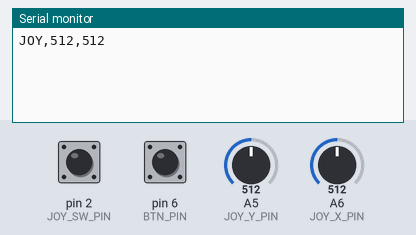
Simulated run of this sketch. Board: Arduino Nano, built with avr-gcc and run on an emulated ATmega328P. On the bench: the last lines printed to the serial monitor. The inputs (shaded band) are chosen by the test bench; at power-on: pin 2 (JOY_SW_PIN) HIGH, pin 6 (BTN_PIN) HIGH, A5 (JOY_Y_PIN) = 512, A6 (JOY_X_PIN) = 512.

Above: at 1.2 s.
1.3 s: pin 2 (JOY_SW_PIN) pulled LOW for 0.15 s
At 1.8 s:
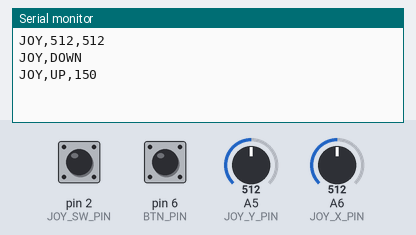
2.9 s: pin 6 (BTN_PIN) pulled LOW for 0.15 s
At 4.2 s:
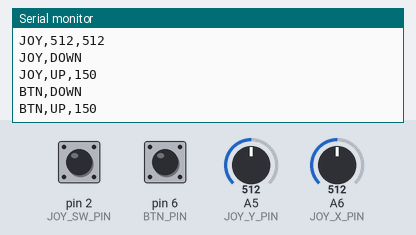
4.5 s: pin 6 (BTN_PIN) pulled LOW for 1 s
At 4.68 s:
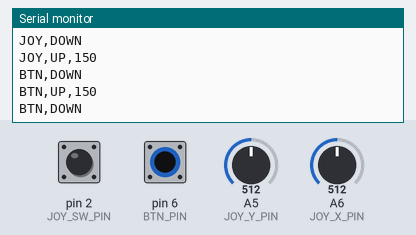
7.0 s: A5 (JOY_Y_PIN) set to 716
At 8.2 s:
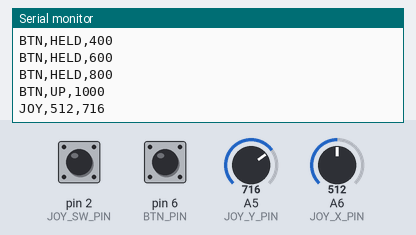
8.5 s: A6 (JOY_X_PIN) set to 716
At 9.3 s:
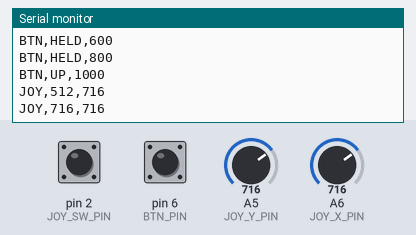
10.0 s: pin 2 (JOY_SW_PIN) pulled LOW for 1 s
At 10.8 s:
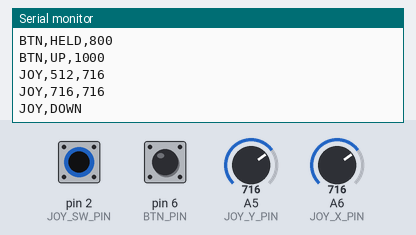
Timing chart, 0 to 13.0 s (numbered marks = the images above; inputs shaded):
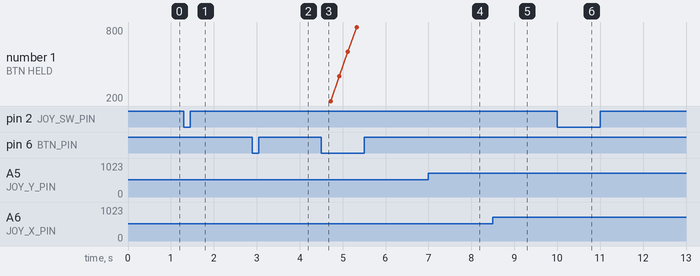

Measured:
- after the input at 1.3 s, the serial monitor: prints a new line at once (image 1)
- after the input at 2.9 s, the serial monitor: prints a new line at once (image 2)
- after the input at 7.0 s, the serial monitor: prints a new line at once (image 4)
- after the input at 8.5 s, the serial monitor: prints a new line at once (image 5)
- after the input at 10.0 s, the serial monitor: prints a new line at once (image 6)

The sketch:

sketch_game_jul15a.ino
```cpp
/* такой джойстик — это по сути два потенциометра по оси X-Y + кнопка
СМОТРИТЕ ВНИМАТЕЛЬНО на реальную маркировку пинов у реального джойстика
(VX = HORZ / VY = VERT)
они могут отличаться по порядку и расположению от картинки тут
*/


const uint8_t JOY_X_PIN = A6;
const uint8_t JOY_Y_PIN = A5;
const uint8_t JOY_SW_PIN = 2;

const unsigned long JOY_INTERVAL_MS = 30;   // axis update rate (~33 Hz)
const int JOY_THRESHOLD = 8;                // deadzone against jitter/drift

int joyLastX = -1000, joyLastY = -1000;
unsigned long joyLastEmit = 0;

const unsigned long JOY_DEBOUNCE_MS = 25;
int joySwLastReading = HIGH;
int joySwStable = HIGH;
unsigned long joySwLastChange = 0;
unsigned long joySwPressStart = 0;


const uint8_t BTN_PIN = 6; // пин D6 (можно любой D пин)

// кнопка физически при нажатии дребезжит
// и замыкание контакта происходит несколько раз
// чтобы избежать двойных или тройных нажатий за раз
// делают дебаунс — нажали и после первого контакта
// делаем таймаут на 25 милисек

const unsigned long DEBOUNCE_MS = 25;
const unsigned long HELD_REPEAT_MS = 200;

int lastReading = HIGH;
int stableState = HIGH;
// для фиксирования времени удержания (HELD)
unsigned long lastChangeTime = 0;
unsigned long pressStart = 0;
unsigned long lastHeldEmit = 0;

void setup() {
    Serial.begin(115200);
    pinMode(JOY_SW_PIN, INPUT_PULLUP);
    pinMode(BTN_PIN, INPUT_PULLUP);
}

void read_simple_button()
{
  int reading = digitalRead(BTN_PIN);
  if (reading != lastReading) {
    lastChangeTime = millis();
    lastReading = reading;
  }

  if ((millis() - lastChangeTime) > DEBOUNCE_MS) {
    if (reading != stableState) {
      stableState = reading;
      if (stableState == LOW) {
        pressStart = millis();
        lastHeldEmit = pressStart;
        Serial.println("BTN,DOWN");
      } else {
        Serial.print("BTN,UP,");
        Serial.println(millis() - pressStart);
      }
    }
  }

  if (stableState == LOW) {
    if (millis() - lastHeldEmit >= HELD_REPEAT_MS) {
      lastHeldEmit = millis();
      Serial.print("BTN,HELD,");
      Serial.println(millis() - pressStart);
    }
  }
}


void read_joystick()
{
  // ---- axes: throttle + threshold ----
  if (millis() - joyLastEmit >= JOY_INTERVAL_MS) {
    int x = analogRead(JOY_X_PIN);
    int y = analogRead(JOY_Y_PIN);

    // emit if either axis moved beyond threshold
    if (abs(x - joyLastX) >= JOY_THRESHOLD ||
        abs(y - joyLastY) >= JOY_THRESHOLD) {
      joyLastX = x;
      joyLastY = y;
      joyLastEmit = millis();
      Serial.print("JOY,");
      Serial.print(x);
      Serial.print(",");
      Serial.println(y);
    }
  }

  // ---- button: debounced events ----
  int reading = digitalRead(JOY_SW_PIN);
  if (reading != joySwLastReading) {
    joySwLastChange = millis();
    joySwLastReading = reading;
  }

  if ((millis() - joySwLastChange) > JOY_DEBOUNCE_MS) {
    if (reading != joySwStable) {
      joySwStable = reading;
      if (joySwStable == LOW) {
        joySwPressStart = millis();
        Serial.println("JOY,DOWN");
      } else {
        Serial.print("JOY,UP,");
        Serial.println(millis() - joySwPressStart);
      }
    }
  }
}

void loop() {
  read_joystick();
  read_simple_button();
}
```
